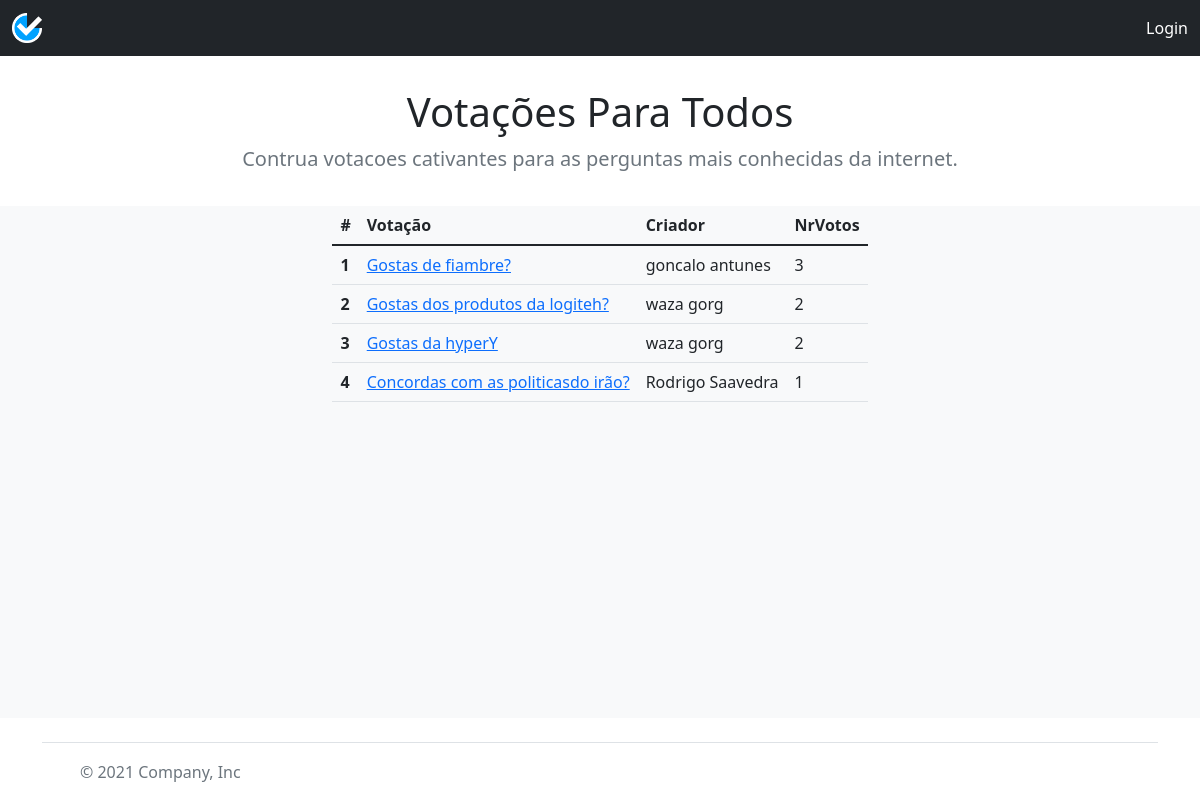
Page /landingPage.php on the committed database.
### tables this page shows
CREATE TABLE `votacoes` (
  `id_votacao` int(11) NOT NULL,
  `username` varchar(150) NOT NULL,
  `titulo` varchar(150) NOT NULL,
  `descricao` varchar(1000) NOT NULL
);

CREATE TABLE `users` (
  `username` varchar(100) NOT NULL,
  `nome` varchar(150) NOT NULL,
  `password` varchar(150) NOT NULL,
  `nivel_utilizador` int(11) NOT NULL,
  `temp` varchar(150) NOT NULL
);

### landingPage.php (the view, shortened to what this page needs)
<!DOCTYPE html>
<html lang="en">
        <?php
function totalVotos($id_votacao)
{
    $conn = OpenCon();
    $sql_respostas_resultado = "SELECT id_votacao FROM respostas_resultado WHERE id_votacao = " . $id_votacao;
    $result_respostas_resultado = mysqli_query($conn, $sql_respostas_resultado);
    return mysqli_num_rows($result_respostas_resultado);
}
function nomePorUser($username)
{
    $conn = OpenCon();
    $sql_utilizadores = "SELECT nome FROM users WHERE username = '" . $username . "'";
    $result_utilizadores = mysqli_query($conn, $sql_utilizadores);
    $row = mysqli_fetch_assoc($result_utilizadores);
    return $row["nome"];
}
function listarVotacoes()
{
    $conn = OpenCon();
    $sql_votacoes = "SELECT * FROM votacoes";
    $result_votacoes = mysqli_query($conn, $sql_votacoes);
    if (mysqli_num_rows($result_votacoes) > 0) {
        while ($row = mysqli_fetch_assoc($result_votacoes)) {
        ?>
            <tr>
                <th scope="row"> <?php echo $row["id_votacao"]; ?></th>
                <td><a href="#" class="" data-bs-toggle="modal" data-bs-target="#exampleModal<?php echo $row["id_votacao"]; ?>" id="modal_btn<?php echo $row["id_votacao"]; ?>"><?php echo $row["titulo"]; ?></a></td>
                <td><?php echo nomePorUser($row["username"]); ?></td>
                <td><?php echo totalVotos($row["id_votacao"]); ?></td>
            </tr>
    <?php
        }
    } else {
        echo "0 results";
    }
}
    ?>
    <?php
function loginSection()
{
    if (!isset($_SESSION["username"])) {
    ?>
        <a class="text-decoration-none text-white" data-bs-toggle="modal" href="#modalLogin" role="button" id="modal_btn_modalLogin">Login</a>
    <?php
    }
}
    ?>
        <?php
function abrirModal() {
    if (isset($_POST["modal_submit"])) echo "autoClick(" . $_POST["id_votacao"] . ")";
    if (isset($_POST["adicionarPergunta"]) || isset($_POST["removerPergunta"])) echo "autoClick('_criarVotacao')";
    if (isset($_POST["formSubmit"]) && $_POST["tipo"] == "login" && $_POST["sucesso"] != "sim") echo "autoClick('_modalLogin')";
    if (isset($_POST["formSubmit"]) && $_POST["tipo"] == "registar" && $_POST["sucesso"] != "sim") echo "autoClick('_modalRegistar')";
    if (isset($_POST["formSubmit"]) && $_POST["tipo"] == "registar" && $_POST["sucesso"] == "sim") echo "autoClick('_modalLogin')";
}
?>
<head>
    <link rel="stylesheet" href="style/bootstrap.css">
    <link rel="stylesheet" href="style/estilo.css">
</head>
<body onload="<?php abrirModal(); ?>">
    <nav class="navbar navbar-expand-sm navbar-dark bg-dark" aria-label="Third navbar example">
        <div class="container-fluid">
            <a class="navbar-brand" href="#">
                <img src="img/logo.png" width="30" height="30" alt="logo">
            </a>
            <div class="collapse navbar-collapse" id="navbarsExample03">
                <span class="navbar-text">
                    <?php loginSection(); ?>
                </span>
            </div>
        </div>
    </nav>
    <header>
        <section class="jumbotron text-center margem-topo">
            <div class="container">
                <h1>Votações Para Todos</h1>
                <p class="lead text-muted">Contrua votacoes cativantes para as perguntas mais conhecidas da internet.</p>
            </div>
        </section>
    </header>
    <main class="bg-light h-100">
        <div class="d-flex d-flex aligns-items-center justify-content-center">
            <div>
                <table class="table">
                    <thead>
                        <tr>
                            <th scope="col">#</th>
                            <th scope="col">Votação</th>
                            <th scope="col">Criador</th>
                            <th scope="col">NrVotos</th>
                        </tr>
                    </thead>
                    <tbody>
                        <?php listarVotacoes(); ?>
                    </tbody>
                </table>
            </div>
        </div>
    </main>
    <div class="container">
        <footer class="d-flex flex-wrap justify-content-between align-items-center py-3 my-4 border-top">
            <div class="col-md-4 d-flex align-items-center">
                <a href="/" class="mb-3 me-2 mb-md-0 text-muted text-decoration-none lh-1">
                    <svg class="bi" width="30" height="24">
                        <use xlink:href="#bootstrap"></use>
                    </svg>
                </a>
                <span class="text-muted">© 2021 Company, Inc</span>
            </div>
            <ul class="nav col-md-4 justify-content-end list-unstyled d-flex">
                <li class="ms-3"><a class="text-muted" href="#"><svg class="bi" width="24" height="24">
                            <use xlink:href="#twitter"></use>
                        </svg></a></li>
                <li class="ms-3"><a class="text-muted" href="#"><svg class="bi" width="24" height="24">
                            <use xlink:href="#instagram"></use>
                        </svg></a></li>
                <li class="ms-3"><a class="text-muted" href="#"><svg class="bi" width="24" height="24">
                            <use xlink:href="#facebook"></use>
                        </svg></a></li>
            </ul>
        </footer>
    </div>
</body>
</html>

### style/estilo.css (style rules this page uses)
.margem-topo { margin-top: 2rem; margin-bottom: 2rem; }
html, body { height: 80%; }

### rows in the picture
votacoes: id_votacao "1", titulo "Gostas de fiambre?", username.nome "goncalo antunes", id_votacao "3"
votacoes: id_votacao "2", titulo "Gostas dos produtos da logiteh?", username.nome "waza gorg"
votacoes: id_votacao "3", titulo "Gostas da hyperY", username.nome "waza gorg", id_votacao "2"
votacoes: id_votacao "4", titulo "Concordas com as politicasdo irão?", username.nome "Rodrigo Saavedra", id_votacao "1"
